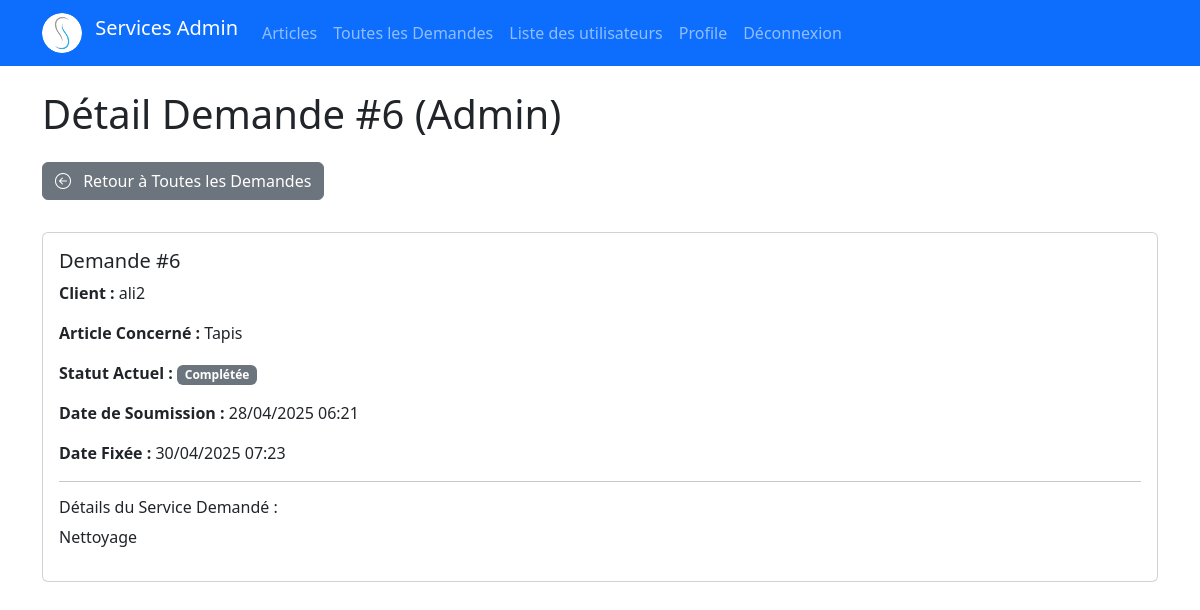
Screenshot of /demandes/6/admin/ (signed in) with the database file from the repository.
### demande/models.py (models this page shows, shortened)
class Demande(models.Model):
    STATUT_CHOICES = [
        ('en_attente', 'En attente de validation'),
        ('acceptee', 'Acceptée'),
        ('rejetee', 'Rejetée'),
        ('completee', 'Complétée'),
        ('annulee', 'Annulée'), # Un client pourrait annuler
    ]
    client = models.ForeignKey(settings.AUTH_USER_MODEL, on_delete=models.CASCADE, related_name='demandes')
    article = models.ForeignKey(Article, on_delete=models.CASCADE, related_name='demandes_liees')
    details_service = models.TextField(help_text="Décrivez le service que vous demandez pour cet article.")
    statut = models.CharField(max_length=20, choices=STATUT_CHOICES, default='en_attente')
    date_demande = models.DateTimeField(auto_now_add=True)
    date_fixee = models.DateTimeField(null=True, blank=True, help_text="Date fixée par l'administrateur si la demande est acceptée.")
    validee_par = models.ForeignKey(settings.AUTH_USER_MODEL, on_delete=models.SET_NULL, null=True, blank=True, related_name='demandes_validees')
    class Meta:
        ordering = ['-date_demande'] # Trie les demandes par date de demande décroissante

### users/models.py (models this page shows, shortened)
class CustomUser(AbstractBaseUser, PermissionsMixin):
    email = models.EmailField(unique=True)
    username = models.CharField(max_length=30, unique=True)
    phone = models.CharField(max_length=20, blank=True, null=True)
    is_active = models.BooleanField(default=True)
    is_staff = models.BooleanField(default=False)
    date_joined = models.DateTimeField(auto_now_add=True, null=True, blank=True)
    profile_picture = models.ImageField(
        upload_to='profile_pics/',
        blank=True,
        null=True,
        verbose_name="Photo de profil"
    )
    objects = CustomUserManager()
    USERNAME_FIELD = 'email'  # Utilisez email comme identifiant
    REQUIRED_FIELDS = ['username']

### articles/models.py (models this page shows, shortened)
class Article(models.Model):
    title = models.CharField(max_length=200)
    content = models.TextField()
    author = models.ForeignKey(settings.AUTH_USER_MODEL, on_delete=models.CASCADE, related_name='articles')
    published_date = models.DateTimeField(default=timezone.now)
    created_date = models.DateTimeField(auto_now_add=True)
    updated_date = models.DateTimeField(auto_now=True)
    class Meta:
        ordering = ['-published_date'] # Trie les articles par date de publication décroissante

### demande/views.py (the view)
# urls.py: path('<int:pk>/admin/', views.view_demande_admin, name='view_demande_admin'), # /demandes/1/admin/ (détails pour admin)
@user_passes_test(is_staff_or_superuser)
def view_demande_admin(request, pk):
    demande = get_object_or_404(Demande, pk=pk)
    context = {
        'demande': demande,
        'page_title': f'Détail Demande #{demande.pk} (Admin)'
    }
    return render(request, 'demande/demande_detail_admin.html', context) # Template pour les détails côté admin

### demande/views.py (called while the page is built)
def is_staff_or_superuser(user):
    return user.is_staff or user.is_superuser

### demande/templates/demande/demande_detail_admin.html (shortened to what this page needs)
{% extends 'base.html' %}
{% block content %}
    <h1 class="mb-4">{{ page_title }}</h1>
    <p>
        <a href="{% url 'demande:list_all_demandes' %}" class="btn btn-secondary mb-3">
            <i class="bi bi-arrow-left-circle me-2"></i> Retour à Toutes les Demandes
        </a>
    </p>
    <div class="card">
        <div class="card-body">
            <h5 class="card-title">Demande #{{ demande.pk }}</h5>
            <p><strong>Client :</strong> {{ demande.client.username }}</p>
            <p><strong>Article Concerné :</strong> {{ demande.article.title }}</p>
            <p><strong>Statut Actuel :</strong> <span class="badge {% if demande.statut == 'en_attente' %}bg-warning{% elif demande.statut == 'acceptee' %}bg-success{% elif demande.statut == 'rejetee' %}bg-danger{% else %}bg-secondary{% endif %}">{{ demande.get_statut_display }}</span></p>
            <p><strong>Date de Soumission :</strong> {{ demande.date_demande|date:"d/m/Y H:i" }}</p>
            {% if demande.date_fixee %}
                <p><strong>Date Fixée :</strong> {{ demande.date_fixee|date:"d/m/Y H:i" }}</p>
            {% endif %}
             <hr>
            <h6>Détails du Service Demandé :</h6>
            <p>{{ demande.details_service }}</p>
        </div>
    </div>
{% endblock %}

### rows the page displays
Demande: pk "6", client.username "ali2", article "Tapis", statut "Complétée", date_demande "28/04/2025 06:21", date_fixee "30/04/2025 07:23", details_service "Nettoyage"

### other values shown
{{ page_title }} "Détail Demande #6 (Admin)"
